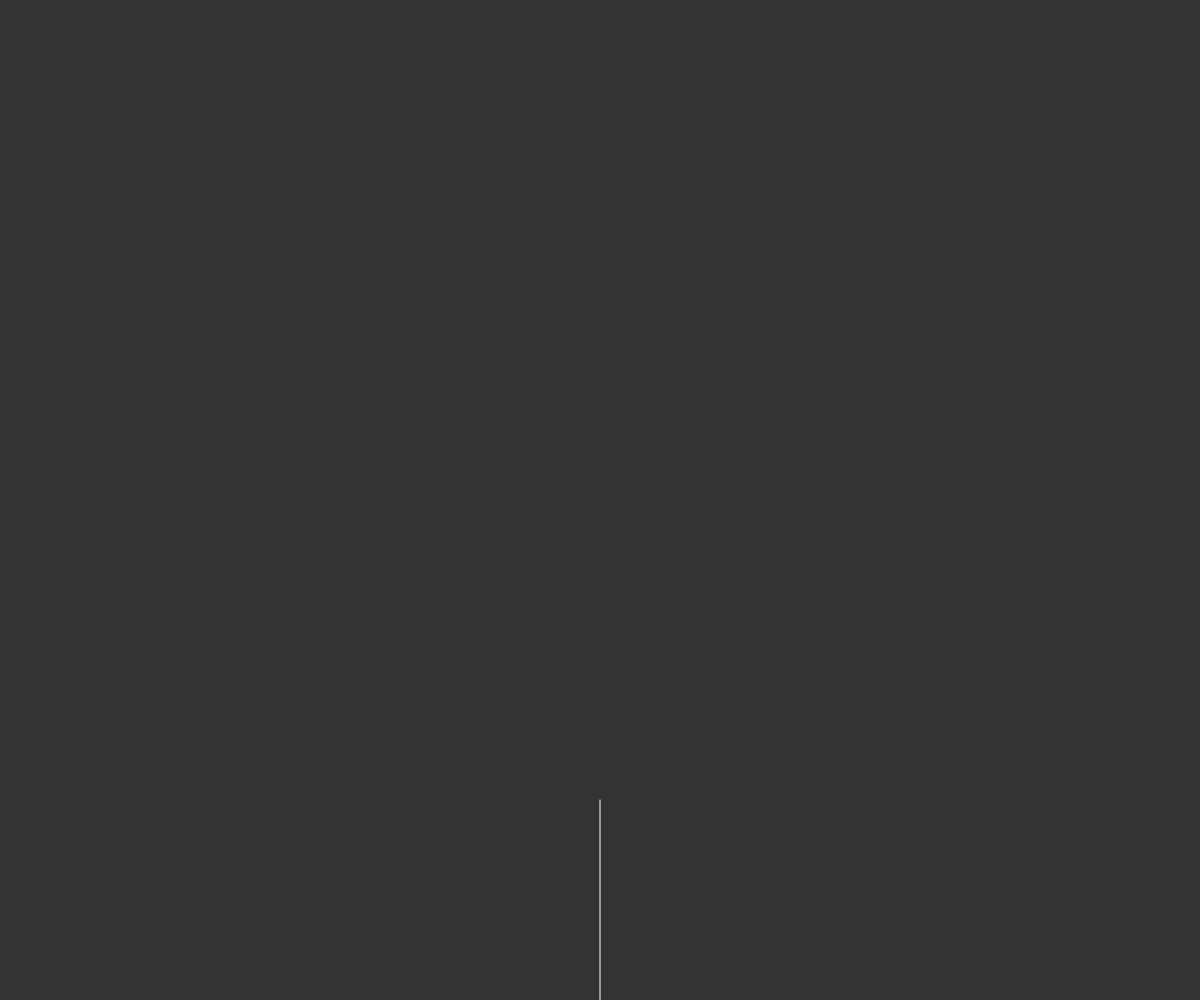
Frame 1 (no input)
Frame 60 (no input): identical to frame 1, image omitted
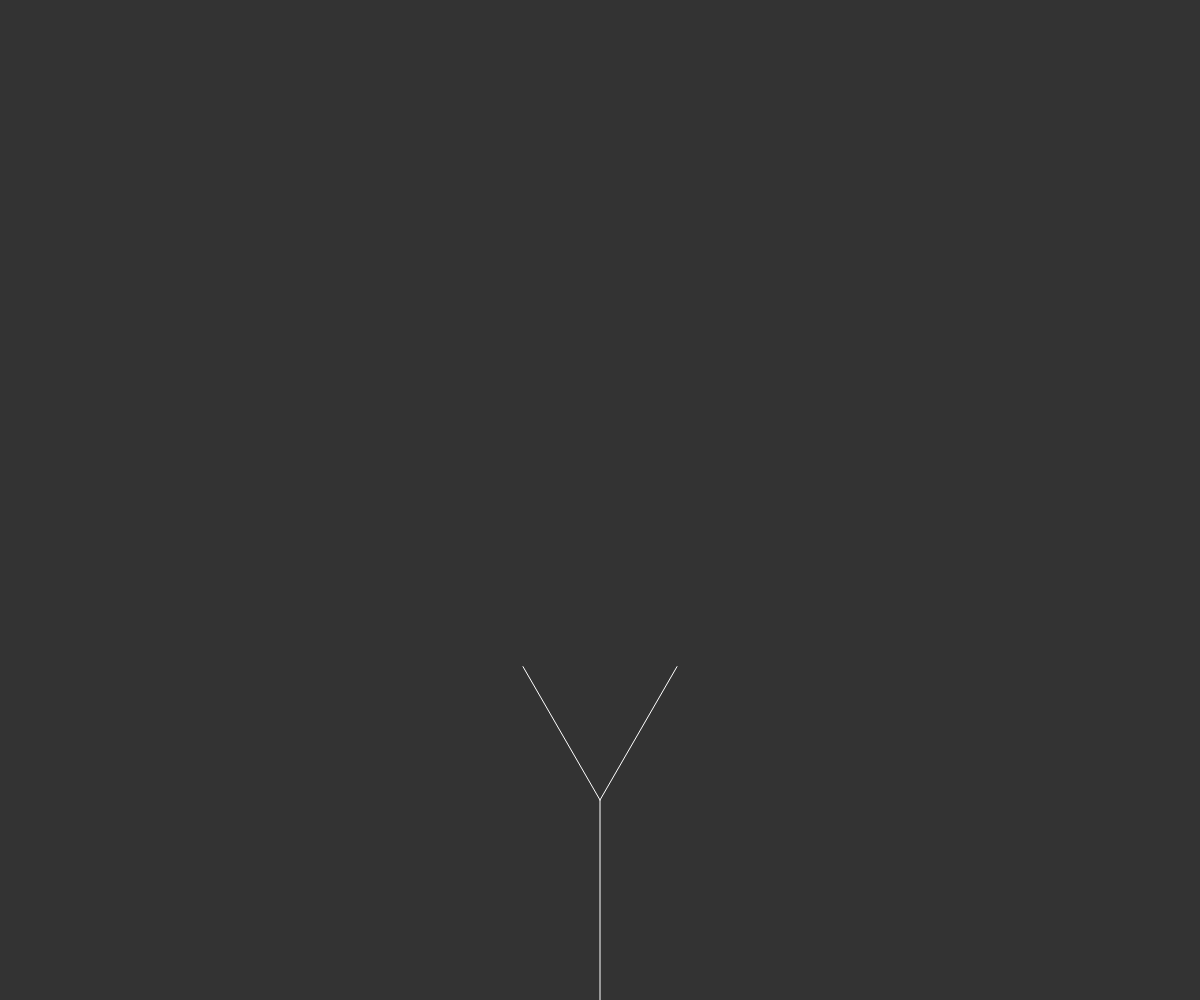
Frame 120 (the mouse pressed at the canvas centre since frame 60)

The p5.js sketch that drew these frames (run headless with seeded random() and noise() and a simulated clock; from frame 60 on, the mouse is pressed at the canvas centre):

// p5.js sketch
// ── sketch.js
let tree = [];
let leaves = [];

let count = 0;

function setup() {
    createCanvas(window.innerWidth, window.innerHeight);
    let rootLength = windowHeight * 0.2; 
    let a = createVector(width / 2, height);
    let b = createVector(width / 2, height - rootLength);
    let root = new Branch(a, b);
    tree[0] = root;
  }
  
function mousePressed() {
  for (i = tree.length - 1; i >= 0; i--) {
    if (!tree[i].finished) {
      tree.push(tree[i].branch(PI / 6));
      tree.push(tree[i].branch(-PI / 6));
    }
    tree[i].finished = true;
  }
  count++;

  if (count === 6) {
    for (var i = 0; i < tree.length; i++) {
      if (!tree[i].finished) {
        let leaf = tree[i].end.copy();
        leaves.push(leaf);
      }
    }
  }
}

function draw() {
  background(51);

  for (var i = 0; i < tree.length; i++) {
    tree[i].show();
  }

  for (var i = 0; i < leaves.length; i++) {
    fill(255, 0, 100, 100);
    noStroke();
    ellipse(leaves[i].x, leaves[i].y, 8, 8);
    leaves[i].y += random(0, 2);
  }
}

// ── branch.js
class Branch {
    constructor(begin, end) {
        this.begin = begin;
        this.end = end;
        this.finished = false;
    }
    
    show() {
        stroke(255); 
        line(this.begin.x, this.begin.y, this.end.x, this.end.y); 
    }

    branch(angle) {
        let dir = p5.Vector.sub(this.end, this.begin); 
        dir.rotate(angle); 
        dir.mult(0.77); 
        let newEnd = p5.Vector.add(this.end, dir); 
        let b = new Branch(this.end, newEnd); 
        return b;
    }
}
